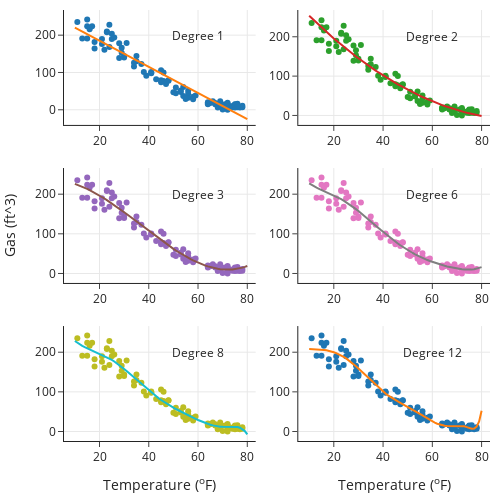

Notebook source saved alongside this figure:
### Markdown cell above
We can also visualize the different polynomial fits in separate facets:

### Code cell
ys = [make_ys(mod=mods[j], deg=degrees[j], xs=xs) for j in range(6)]

fig = make_subplots(rows=3, cols=2)

for i, degree in enumerate([1, 2, 3, 6, 8, 12]):
    row = (i // 2) + 1
    col = (i % 2) + 1
    fig.add_trace(
        go.Scatter(x=X["temp"], y=y, mode="markers"), row=row, col=col)
    fig.add_trace(go.Scatter(x=xs, y=ys[i]), row=row, col=col)
    fig.add_annotation(
        x=60, y=200, text=f"Degree {degree}",
        showarrow=False, row=row, col=col)

fig.update_xaxes(title='Temperature (<sup>o</sup>F)', row=3)
fig.update_yaxes(title='Gas (ft^3)', row=2, col=1)
fig.update_layout(height=500, width=500, showlegend=False)
fig.show()
